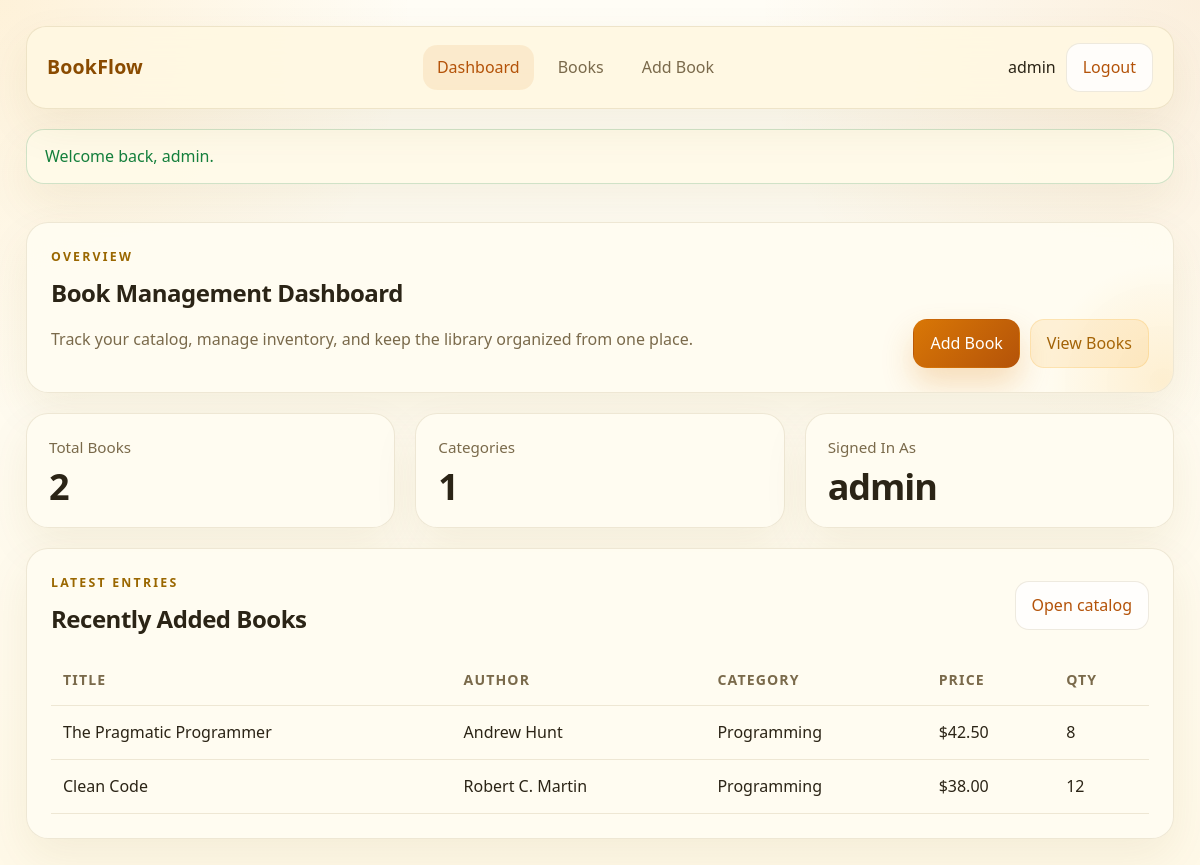
/dashboard.php (signed in), run on the app's committed database.
### tables this page shows
CREATE TABLE IF NOT EXISTS books (
    id INT UNSIGNED AUTO_INCREMENT PRIMARY KEY,
    title VARCHAR(255) NOT NULL,
    author VARCHAR(255) NOT NULL,
    category VARCHAR(150) NOT NULL,
    isbn VARCHAR(50) DEFAULT NULL,
    published_year INT DEFAULT NULL,
    price DECIMAL(10,2) NOT NULL DEFAULT 0.00,
    quantity INT NOT NULL DEFAULT 0,
    description TEXT DEFAULT NULL,
    created_at TIMESTAMP DEFAULT CURRENT_TIMESTAMP,
    updated_at TIMESTAMP DEFAULT CURRENT_TIMESTAMP ON UPDATE CURRENT_TIMESTAMP
);

### dashboard.php (the view, shortened to what this page needs)
<?php
require_once __DIR__ . '/config/database.php';
$totalBooks = (int) $pdo->query('SELECT COUNT(*) FROM books')->fetchColumn();
$totalCategories = (int) $pdo->query('SELECT COUNT(DISTINCT category) FROM books')->fetchColumn();
$latestBooksStmt = $pdo->query('SELECT id, title, author, category, price, quantity FROM books ORDER BY created_at DESC LIMIT 5');
$latestBooks = $latestBooksStmt->fetchAll();
require_once __DIR__ . '/includes/header.php';
?>
<section class="hero card">
	<div>
		<p class="eyebrow">Overview</p>
		<h1>Book Management Dashboard</h1>
		<p class="muted">Track your catalog, manage inventory, and keep the library organized from one place.</p>
	</div>
	<div class="hero-actions">
		<a class="btn btn-primary" href="<?= APP_BASE ?>/books/create.php">Add Book</a>
		<a class="btn btn-secondary" href="<?= APP_BASE ?>/books/index.php">View Books</a>
	</div>
</section>
<section class="stats-grid">
	<article class="stat-card card">
		<span class="stat-label">Total Books</span>
		<strong class="stat-value"><?= number_format($totalBooks) ?></strong>
	</article>
	<article class="stat-card card">
		<span class="stat-label">Categories</span>
		<strong class="stat-value"><?= number_format($totalCategories) ?></strong>
	</article>
	<article class="stat-card card">
		<span class="stat-label">Signed In As</span>
		<strong class="stat-value"><?= htmlspecialchars($_SESSION['username'] ?? 'Admin') ?></strong>
	</article>
</section>
<section class="card table-card">
	<div class="section-heading">
		<div>
			<p class="eyebrow">Latest Entries</p>
			<h2>Recently Added Books</h2>
		</div>
		<a class="link-button" href="<?= APP_BASE ?>/books/index.php">Open catalog</a>
	</div>
	<?php if ($latestBooks): ?>
		<div class="table-wrap">
			<table>
				<thead>
					<tr>
						<th>Title</th>
						<th>Author</th>
						<th>Category</th>
						<th>Price</th>
						<th>Qty</th>
					</tr>
				</thead>
				<tbody>
					<?php foreach ($latestBooks as $book): ?>
						<tr>
							<td><?= htmlspecialchars($book['title']) ?></td>
							<td><?= htmlspecialchars($book['author']) ?></td>
							<td><?= htmlspecialchars($book['category']) ?></td>
							<td>$<?= number_format((float) $book['price'], 2) ?></td>
							<td><?= (int) $book['quantity'] ?></td>
						</tr>
					<?php endforeach; ?>
				</tbody>
			</table>
		</div>
	<?php endif; ?>
</section>
<?php require_once __DIR__ . '/includes/footer.php'; ?>

### assets/css/style.css (style rules this page uses)
:root { --bg: #fff9e8; --bg-accent: #fff1bf; --panel: rgba(255, 252, 241, 0.92); --panel-strong: #ffffff; --text: #2b2416; --muted: #7a6a4b; --line: rgba(117, 86, 13, 0.12); --primary: #d97706; --primary-strong: #b45309; --secondary: #a16207; --danger: #b91c1c; --success: #15803d; --shadow: 0 18px 45px rgba(117, 86, 13, 0.08); --radius: 22px; }
* { box-sizing: border-box; }
html, body { margin: 0; min-height: 100%; }
body { color: var(--text); background: radial-gradient(circle at top left, rgba(245, 158, 11, 0.12), transparent 28%), radial-gradient(circle at top right, rgba(217, 119, 6, 0.1), transparent 30%), linear-gradient(180deg, #fffdf6 0%, var(--bg) 100%); font-family: "Aptos", "Segoe UI", "Helvetica Neue", Arial, sans-serif; line-height: 1.55; }
a { color: inherit; text-decoration: none; }
.nav-links, .nav-user, .hero-actions, .row-actions { display: flex; align-items: center; gap: 10px; flex-wrap: wrap; }
.card { border: 1px solid var(--line); border-radius: var(--radius); background: var(--panel); box-shadow: var(--shadow); backdrop-filter: blur(18px); }
.hero, .section-head, .toolbar-card, .table-card, .form-card, .auth-card, .details-grid { padding: 24px; }
.hero, .section-head, .detail-item, .stat-card, .auth-card { position: relative; overflow: hidden; }
.hero::after, .auth-card::after { content: ''; position: absolute; inset: auto -120px -120px auto; width: 260px; height: 260px; border-radius: 50%; background: radial-gradient(circle, rgba(245, 158, 11, 0.14), transparent 65%); pointer-events: none; }
.hero, .section-head { display: flex; justify-content: space-between; align-items: flex-end; gap: 20px; }
.section-head h1, .hero h1, .auth-copy h1, .table-card h2 { margin: 0; letter-spacing: -0.02em; }
.eyebrow { margin: 0 0 8px; text-transform: uppercase; letter-spacing: 0.18em; color: #9a6700; font-size: 0.77rem; font-weight: 700; }
.muted { color: var(--muted); }
.stats-grid { display: grid; grid-template-columns: repeat(3, minmax(0, 1fr)); gap: 20px; }
.stat-card { padding: 22px; display: grid; gap: 10px; }
.stat-label { color: var(--muted); font-size: 0.95rem; }
.stat-value { font-size: clamp(1.6rem, 3vw, 2.4rem); line-height: 1; letter-spacing: -0.03em; }
.section-heading { display: flex; align-items: center; justify-content: space-between; gap: 20px; margin-bottom: 18px; }
.table-wrap { overflow-x: auto; }
table { width: 100%; border-collapse: collapse; }
th, td { padding: 14px 12px; text-align: left; border-bottom: 1px solid var(--line); vertical-align: top; }
th { color: var(--muted); font-size: 0.88rem; text-transform: uppercase; letter-spacing: 0.08em; }
.btn, .link-button, .danger-link { display: inline-flex; align-items: center; justify-content: center; gap: 8px; border: 1px solid transparent; border-radius: 14px; padding: 11px 16px; font: inherit; cursor: pointer; transition: transform 0.2s ease, box-shadow 0.2s ease, background 0.2s ease; }
.btn-primary { background: linear-gradient(135deg, var(--primary), var(--primary-strong)); color: #fff; box-shadow: 0 16px 32px rgba(217, 119, 6, 0.24); }
.btn-secondary { background: rgba(245, 158, 11, 0.12); color: var(--secondary); border-color: rgba(245, 158, 11, 0.18); }
.btn-ghost, .link-button { background: rgba(255, 255, 255, 0.82); color: var(--primary-strong); border-color: var(--line); }

### data on the page
books: title "The Pragmatic Programmer", author "Andrew Hunt", category "Programming", price "42.50", quantity "8"
books: title "Clean Code", author "Robert C. Martin", category "Programming", price "38.00", quantity "12"

### other printed values
$_SESSION['username'] "admin"
$_SESSION['flash']['message'] "Welcome back, admin."
$totalBooks "2"
$totalCategories "1"
